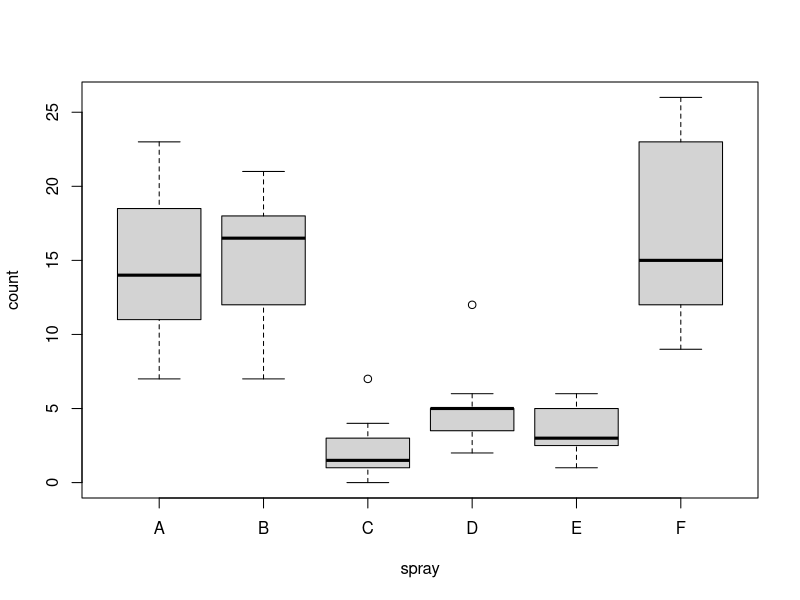
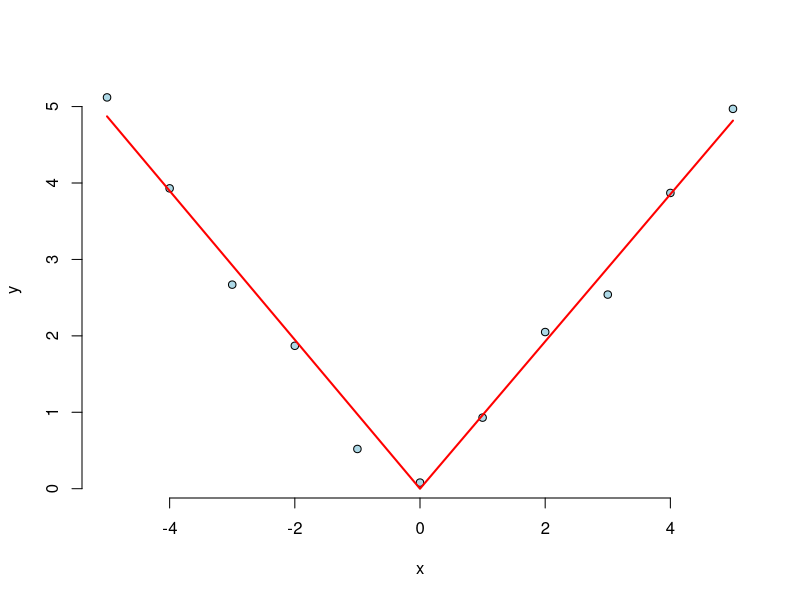

Reproduce these figures in R, in order.
# Q1
library(MASS)
data(shuttle)
d1 <- shuttle
summary(d1)
levels(d1$use) <- c("1","0")

fit1 <- glm(use ~ wind , data = d1, family = "binomial")
summary(fit1)

exp(summary(fit1)$coefficients[2,1])

"0.969"

# Q2
fit2 <- glm(use ~ wind + magn, data = d1, family = "binomial")
summary(fit2)

exp(summary(fit2)$coefficients[2,1])

"0.969"

# Q3

"The coefficients reverse their signs."

# Q4
data(InsectSprays)
summary(InsectSprays)
plot(count ~ spray,data = InsectSprays)
fit4 <- glm(count ~ spray,data = InsectSprays, family = "poisson")
summary(fit4)

1/exp(summary(fit4)$coefficients[2,1])

"0.9457"

# Q5

"Note, the coefficients are unchanged, except the intercept, which is shifted by log(10). Recall that, except the intercept, all of the coefficients are interpretted as log relative rates when holding the other variables or offset constant. Thus, a unit change in the offset would cancel out. This is not true of the intercept, which is interperted as the log rate (not relative rate) with all of the covariates set to 0."

# Q6
x <- -5:5
y <- c(5.12, 3.93, 2.67, 1.87, 0.52, 0.08, 0.93, 2.05, 2.54, 3.87, 4.97)

knots <- 0; 
# define the ()+ function to only take the values that are positive after the knot pt
splineTerms <- sapply(knots, function(knot) (x > knot) * (x - knot))
# define the predictors as X and spline term
xMat <- cbind(x, splineTerms)
# fit linear models for y vs predictors 
yhat <- predict(lm(y ~ xMat - 1))

# plot data points (x, y)
plot(x, y, frame = FALSE, pch = 21, bg = "lightblue")
# plot fitted values
lines(x, yhat, col = "red", lwd = 2)

# xMat is the estimate of the correction of the slope when the third column is not equal to zero, correction of the slope after you passed the knot point
